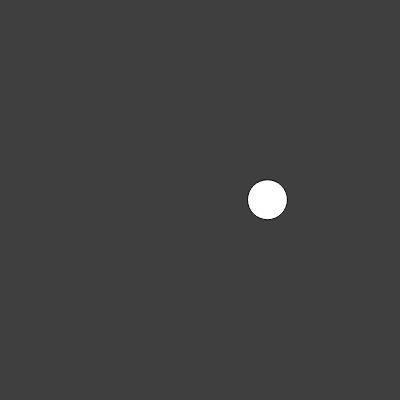
Frame 1 (no input)
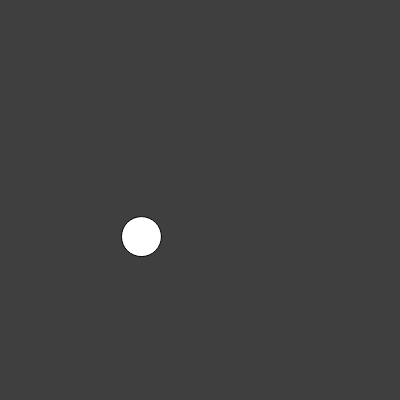
Frame 60 (no input)
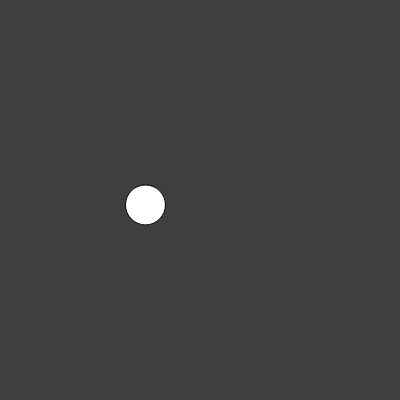
Frame 120 (the mouse pressed at the canvas centre since frame 60)

The p5.js sketch that drew these frames (run headless with seeded random() and noise() and a simulated clock; from frame 60 on, the mouse is pressed at the canvas centre):

// p5.js sketch
// ── sketch.js
var xOff1 = 0;
var xOff2 = 100000;


function setup() {
    createCanvas(400, 400);
}

function draw() {
    background(63);
    xOff1 += 0.01;
    xOff2 += 0.01;
    var x = noise(xOff1) * 400;
    var y = noise(xOff2) * 400;
    ellipse(x, y, 40);
}
// ── particle.js
function Particle() {
    this.pos = createVector(random(width), random(height));
    this.vel = createVector(0, 0);
    this.acc = createVector(0, 0);
    this.maxSpeed = 5;

    this.update = function() {
        this.vel.add(this.acc);
        this.vel.limit(this.maxSpeed);
        this.pos.add(this.vel);
        if (this.pos.x > width) this.pos.x = 0;
        if (this.pos.x < 0) this.pos.x = width;
        if (this.pos.y > height) this.pos.y = 0;
        if (this.pos.y < 0) this.pos.y = height;
        this.acc.mult(0);
    }

    this.applyForce = function(force) {
        this.acc.add(force);
    }

    this.follow = function(flowfield) {
        var x = floor(this.pos.x / scl);
        var y = floor(this.pos.y / scl);
        var force = flowfield[x + y * col];
        this.applyForce(force);
    }

    this.show = function() {
         stroke(0);
         strokeWeight(3);
         point(this.pos.x, this.pos.y);
         strokeWeight(1);
    }
}
